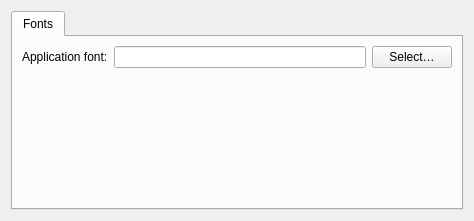
<?xml version="1.0" encoding="UTF-8"?>
<ui version="4.0">
 <class>PreferencesWindow</class>
 <widget class="QWidget" name="PreferencesWindow">
  <property name="geometry">
   <rect>
    <x>0</x>
    <y>0</y>
    <width>474</width>
    <height>221</height>
   </rect>
  </property>
  <property name="windowTitle">
   <string>Preferences</string>
  </property>
  <layout class="QVBoxLayout" name="verticalLayout">
   <item>
    <widget class="QTabWidget" name="tabWidget">
     <property name="currentIndex">
      <number>0</number>
     </property>
     <widget class="QWidget" name="tab">
      <attribute name="title">
       <string>Fonts</string>
      </attribute>
      <layout class="QVBoxLayout" name="verticalLayout_2">
       <item>
        <layout class="QGridLayout">
         <item row="0" column="0">
          <widget class="QLabel" name="label">
           <property name="text">
            <string>Application font:</string>
           </property>
          </widget>
         </item>
         <item row="0" column="1">
          <widget class="QLineEdit" name="appFontLineEdit"/>
         </item>
         <item row="0" column="2">
          <widget class="QPushButton" name="appFontPushButton">
           <property name="text">
            <string>Select…</string>
           </property>
          </widget>
         </item>
         <item row="1" column="0">
          <spacer name="verticalSpacer">
           <property name="orientation">
            <enum>Qt::Vertical</enum>
           </property>
           <property name="sizeHint" stdset="0">
            <size>
             <width>20</width>
             <height>40</height>
            </size>
           </property>
          </spacer>
         </item>
        </layout>
       </item>
      </layout>
     </widget>
    </widget>
   </item>
  </layout>
 </widget>
 <resources/>
 <connections/>
</ui>
